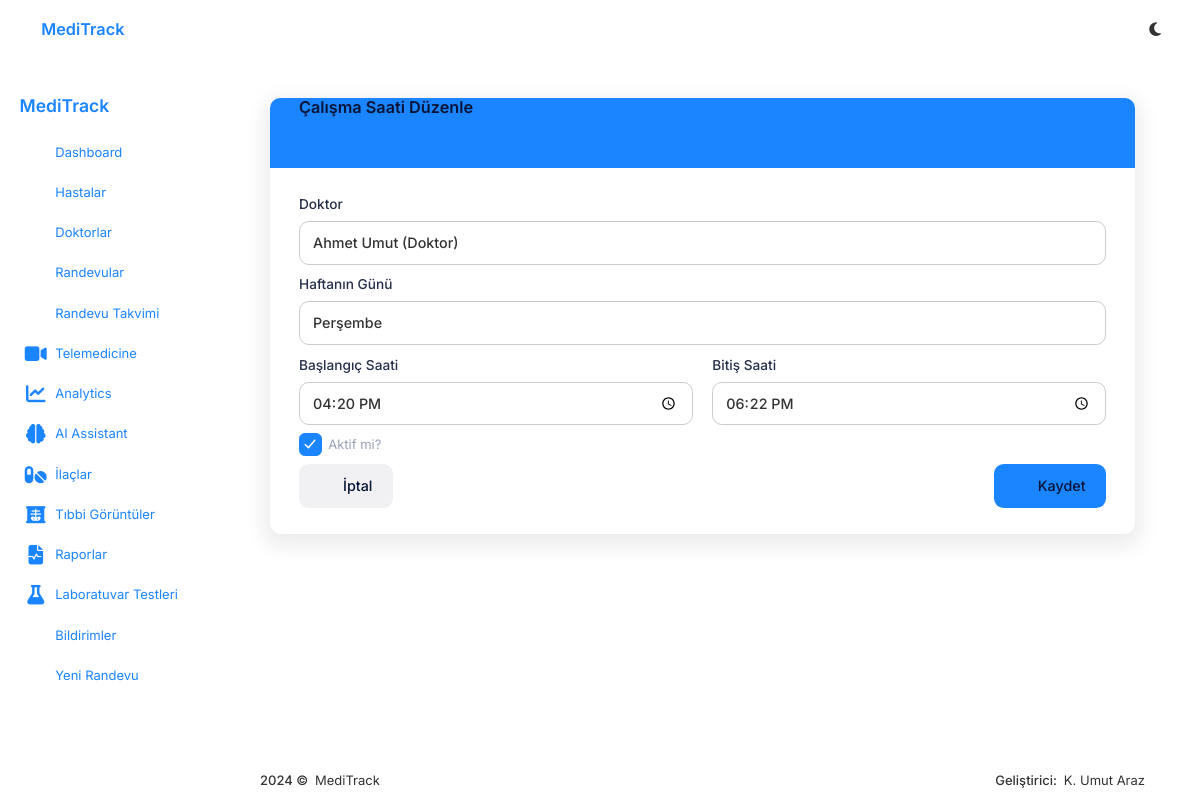
/appointments/availability/1/update/ (signed in), run on the app's committed database.
### appointments/models_availability.py (models this page shows, shortened)
class DoctorAvailability(models.Model):
    WEEKDAY_CHOICES = [
        (0, _('Pazartesi')),
        (1, _('Salı')),
        (2, _('Çarşamba')),
        (3, _('Perşembe')),
        (4, _('Cuma')),
        (5, _('Cumartesi')),
        (6, _('Pazar')),
    ]
    doctor = models.ForeignKey(
        settings.AUTH_USER_MODEL,
        on_delete=models.CASCADE,
        related_name='availabilities',
        verbose_name=_('Doktor'),
        limit_choices_to={'user_type': 'doctor'}
    )
    weekday = models.IntegerField(
        choices=WEEKDAY_CHOICES,
        verbose_name=_('Haftanın Günü')
    )
    start_time = models.TimeField(
        verbose_name=_('Başlangıç Saati')
    )
    end_time = models.TimeField(
        verbose_name=_('Bitiş Saati')
    )
    is_active = models.BooleanField(
        default=True,
        verbose_name=_('Aktif mi?')
    )
    class Meta:
        verbose_name = _('Doktor Uygunluğu')
        verbose_name_plural = _('Doktor Uygunlukları')
        ordering = ['weekday', 'start_time']
        unique_together = ['doctor', 'weekday', 'start_time', 'end_time']

### appointments/views_availability.py (the view, shortened to what this page needs)
# urls.py: path('availability/<int:pk>/update/', DoctorAvailabilityUpdateView.as_view(), name='doctor-availability-update'),
class DoctorAvailabilityUpdateView(LoginRequiredMixin, UserPassesTestMixin, UpdateView):
    model = DoctorAvailability
    form_class = DoctorAvailabilityForm
    template_name = 'appointments/availability_form.html'
    def test_func(self):
        user = self.request.user
        availability = self.get_object()
        if user.is_doctor():
            return str(user.id) == str(availability.doctor.id)
        return user.is_receptionist() or user.is_admin_user()
    def get_context_data(self, **kwargs):
        context = super().get_context_data(**kwargs)
        context['doctor'] = self.object.doctor
        context['title'] = _('Çalışma Saati Düzenle')
        return context

### appointments/forms.py (shortened to what this page needs)
class DoctorAvailabilityForm(forms.ModelForm):
    class Meta:
        model = DoctorAvailability
        fields = ['doctor', 'weekday', 'start_time', 'end_time', 'is_active']
        widgets = {
            'doctor': forms.Select(attrs={'class': 'form-control'}),
            'weekday': forms.Select(attrs={'class': 'form-control'}),
            'start_time': forms.TimeInput(attrs={'class': 'form-control', 'type': 'time'}),
            'end_time': forms.TimeInput(attrs={'class': 'form-control', 'type': 'time'}),
            'is_active': forms.CheckboxInput(attrs={'class': 'form-check-input'}),
        }
    def __init__(self, *args, **kwargs):
        super().__init__(*args, **kwargs)
        self.fields['doctor'].queryset = User.objects.filter(user_type='doctor')

### core/context_processors.py (called while the page is built)
def notifications_processor(request):
    context = {}
    if request.user.is_authenticated:
        unread_notifications_count = CommunicationNotification.objects.filter(
            user=request.user,
            is_read=False
        ).count()
        recent_notifications = CommunicationNotification.objects.filter(
            user=request.user
        ).order_by('-created_at')[:5]
        context['unread_notifications_count'] = unread_notifications_count
        context['recent_notifications'] = recent_notifications
    return context

def theme_processor(request):
    context = {}
    if request.user.is_authenticated:
        theme_preference, created = UserThemePreference.objects.get_or_create(user=request.user)
        context['dark_mode'] = theme_preference.dark_mode
    return context

### users/models.py (called while the page is built)
    def is_patient(self):
        return self.user_type == 'patient'

    def is_doctor(self):
        return self.user_type == 'doctor'

    def is_receptionist(self):
        return self.user_type == 'receptionist'

    def is_admin_user(self):
        return self.user_type == 'admin'

    def __str__(self):
        return f"{self.get_full_name()} ({self.get_user_type_display()})"

### Templates/appointments/availability_form.html (shortened to what this page needs)
{% extends 'core/base.html' %}
{% load static %}
{% block content %}
<div class="container py-4">
    <div class="card shadow">
        <div class="card-header bg-primary text-white">
            <h4 class="mb-0">{{ title }}</h4>
        </div>
        <div class="card-body">
            <form method="post">
                <div class="mb-3">
                    <label for="{{ form.doctor.id_for_label }}" class="form-label">{{ form.doctor.label }}</label>
                    {{ form.doctor }}
                </div>
                <div class="mb-3">
                    <label for="{{ form.weekday.id_for_label }}" class="form-label">{{ form.weekday.label }}</label>
                    {{ form.weekday }}
                </div>
                <div class="row">
                    <div class="col-md-6">
                        <div class="mb-3">
                            <label for="{{ form.start_time.id_for_label }}" class="form-label">{{ form.start_time.label }}</label>
                            {{ form.start_time }}
                        </div>
                    </div>
                    <div class="col-md-6">
                        <div class="mb-3">
                            <label for="{{ form.end_time.id_for_label }}" class="form-label">{{ form.end_time.label }}</label>
                            {{ form.end_time }}
                        </div>
                    </div>
                </div>
                <div class="mb-3 form-check">
                    {{ form.is_active }}
                    <label for="{{ form.is_active.id_for_label }}" class="form-check-label">{{ form.is_active.label }}</label>
                </div>
                <div class="d-flex justify-content-between">
                    <a href="{% url 'doctor-availability-list' doctor.id %}" class="btn btn-secondary">
                        <i class="ki-outline ki-cross-circle fs-2"></i> İptal
                    </a>
                    <button type="submit" class="btn btn-primary">
                        <i class="ki-outline ki-check-circle fs-2"></i> Kaydet
                    </button>
                </div>
            </form>
        </div>
    </div>
</div>
{% endblock %}

### static/assets/css/theme.css (style rules this page uses)
:root { --bg-color: #f5f8fa; --text-color: #333; --card-bg: #fff; --border-color: #e0e0e0; --primary-color: #1976d2; --secondary-color: #42a5f5; --accent-color: #2196f3; --success-color: #4caf50; --warning-color: #ff9800; --danger-color: #f44336; --shadow: 0 2px 5px rgba(0, 0, 0, 0.1); --hover-bg: #f0f0f0; --input-bg: #fff; --input-border: #ccc; }
body { background-color: var(--bg-color); color: var(--text-color); transition: background-color 0.3s ease, color 0.3s ease; }
.card, .modal-content { background-color: var(--card-bg); border-color: var(--border-color); box-shadow: var(--shadow); }
.btn-primary { background-color: var(--primary-color); border-color: var(--primary-color); }
.btn-secondary { background-color: var(--secondary-color); border-color: var(--secondary-color); }
.form-control, .form-select { background-color: var(--input-bg); border-color: var(--input-border); color: var(--text-color); }

### data on the page
DoctorAvailability: doctor "Ahmet Umut (Doktor)", weekday "Perşembe", start_time "16:20:00", end_time "18:22:00", is_active "☑"

### other printed values
{{ title }} "Çalışma Saati Düzenle"
